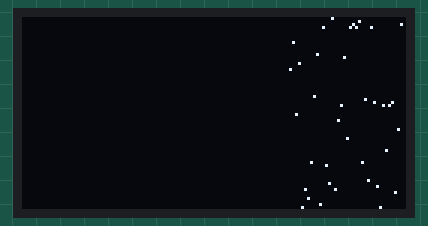
Bench run of a program on a simulated ESP32 board running MicroPython. Parts: 128×64 one-colour display. Random numbers come from a fixed seed.

Above: at 1.12 s.
At 5.91 s:
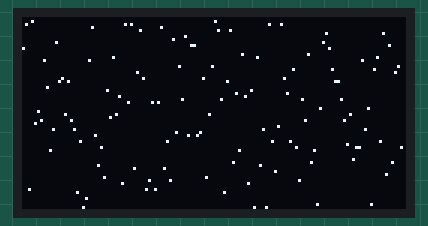
At 10.7 s:
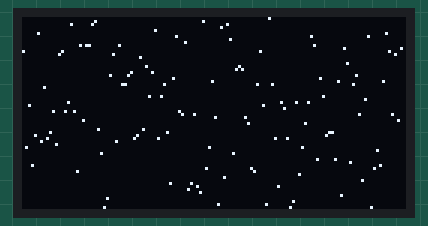
At 20.29 s:
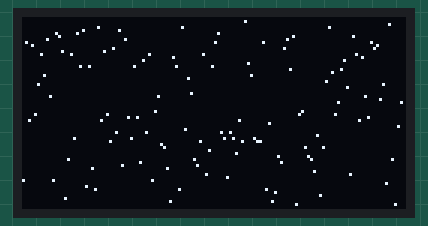
At 29.88 s:
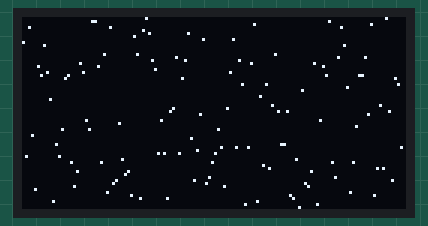
At 39.79 s:
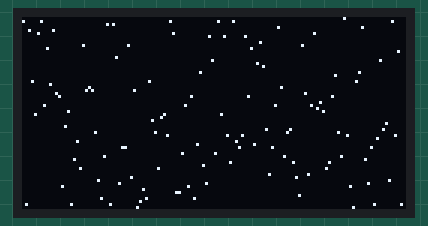

The program:

________.py
```python
'''
接线：OLED(IIC)
       SCL-->(18)
       SDA-->(23)
'''

#导入Pin模块
from machine import Pin
import time
from machine import SoftI2C
from ssd1306 import SSD1306_I2C  #I2C的oled选该方法
import random

#创建硬件I2C对象
#i2c=I2C(0,sda=Pin(19), scl=Pin(18), freq=400000)

#创建软件I2C对象
i2c = SoftI2C(sda=Pin(23), scl=Pin(18))
#创建OLED对象，OLED分辨率、I2C接口
oled = SSD1306_I2C(128, 64, i2c)

a=0
#程序入口
if __name__=="__main__":
   while True:
            a=random.randint(0,63)
            oled.pixel(126,a,1)  #显示一个像素点
            oled.show()  #执行显示
            oled.vline(127,0,64,0)  #清除移动前显示区
            oled.scroll(-1,0)  #指定像素X轴移动
```
